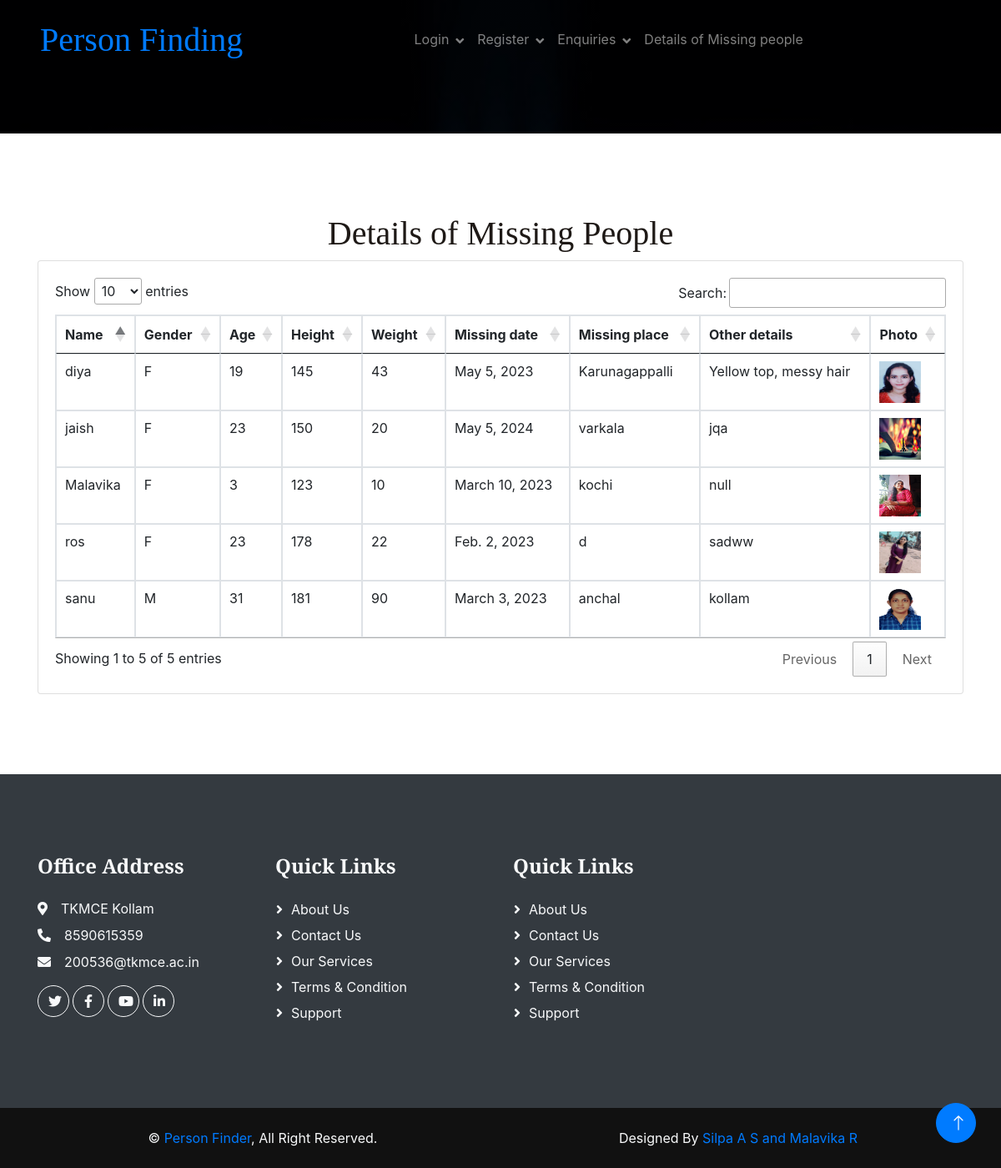
The app's page /public_missing_view/ with its own data.
### myapp/models1.py (models this page shows)
class Usermissingadds(models.Model):
    Name=models.CharField(max_length=100)
    Gender=models.CharField(max_length=100)
    Age=models.IntegerField(null=True)
    Height=models.CharField(max_length=100)
    Weight=models.CharField(max_length=100)
    Missing_date=models.DateField(max_length=100)
    Missing_place=models.CharField(max_length=100)
    Other_details=models.CharField(max_length=100)
    Pass_to_public=models.IntegerField(null=True)
    Photo=models.ImageField(upload_to='uploads/')

### myapp/views.py (the view)
# urls.py: path('public_missing_view/',views.public_missing_view,name='public_missing_view'),
def public_missing_view(request):
    view = Usermissingadds.objects.filter(Pass_to_public=1).values()
    return render(request, 'public_missing_view.html', {'view': view})

### myapp/Templates/public_missing_view.html (shortened to what this page needs)
{% extends 'header.html' %}
{% block content %}
{% load static %}
<body>
    <div class="container mt-4">
        <h1 class="text-center">Details of Missing People</h1>
        <div class="card">
            <div class="card-body">
                <table id="enquiriesTable" class="table table-bordered">
                    <thead>
                        <tr>
                            <th>Name</th>
                            <th>Gender</th>
                            <th>Age</th>
                            <th>Height</th>
                            <th>Weight</th>
                            <th>Missing date</th>
                            <th>Missing place</th>
                            <th>Other details</th>
                            <th>Photo</th>
                        </tr>
                    </thead>
                    <tbody>
                        {% for view in view %}
                            <tr>
                                <td>{{ view.Name }}</td>
                                <td>{{ view.Gender }}</td>
                                <td>{{ view.Age }}</td>
                                <td>{{ view.Height }}</td>
                                <td>{{ view.Weight }}</td>
                                <td>{{ view.Missing_date }}</td>
                                <td>{{ view.Missing_place }}</td>
                                <td>{{ view.Other_details }}</td>
                                <td><img src="/media/{{ view.Photo }}" width="50px" height="50px"></td>
                            </tr>
                        {% endfor %}
                    </tbody>
                </table>
            </div>
        </div>
    </div>
</body>
{% endblock %}

### myapp/static/indexpage/css/style.css (style rules this page uses)
:root { --primary: #EAA636; --secondary: #545454; --light: #FDF5EB; --dark: #1E1916; }

### records on screen
Usermissingadds: Name "diya", Gender "F", Age "19", Height "145", Weight "43", Missing_date "May 5, 2023", Missing_place "Karunagappalli", Other_details "Yellow top, messy hair", Photo (picture)
Usermissingadds: Name "Malavika", Gender "F", Age "3", Height "123", Weight "10", Missing_date "March 10, 2023", Missing_place "kochi", Other_details "null", Photo (picture)
Usermissingadds: Name "ros", Gender "F", Age "23", Height "178", Weight "22", Missing_date "Feb. 2, 2023", Missing_place "d", Other_details "sadww", Photo (picture)
Usermissingadds: Name "sanu", Gender "M", Age "31", Height "181", Weight "90", Missing_date "March 3, 2023", Missing_place "anchal", Other_details "kollam", Photo (picture)
Usermissingadds: Name "jaish", Gender "F", Age "23", Height "150", Weight "20", Missing_date "May 5, 2024", Missing_place "varkala", Other_details "jqa", Photo (picture)
